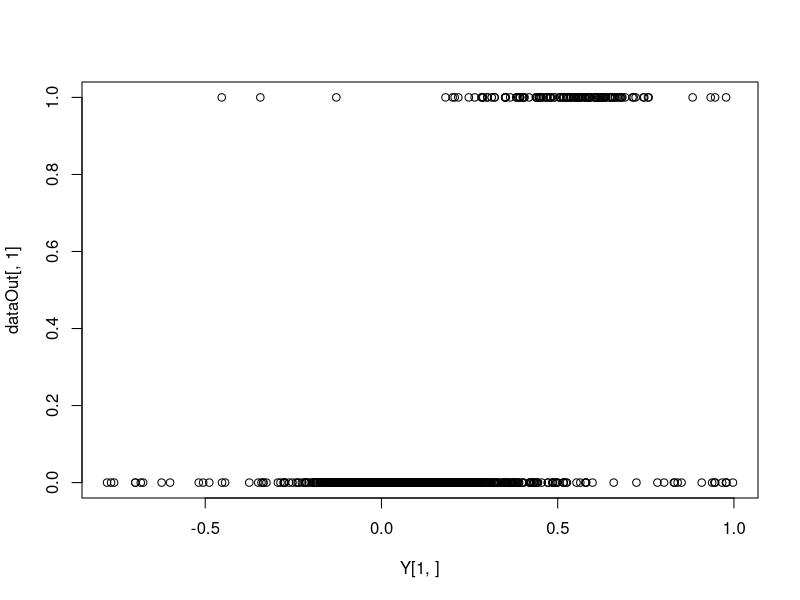
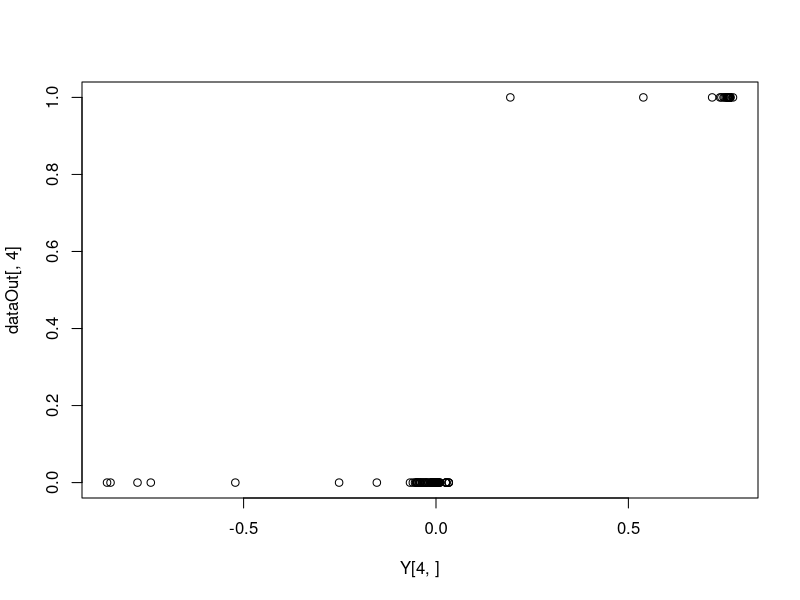
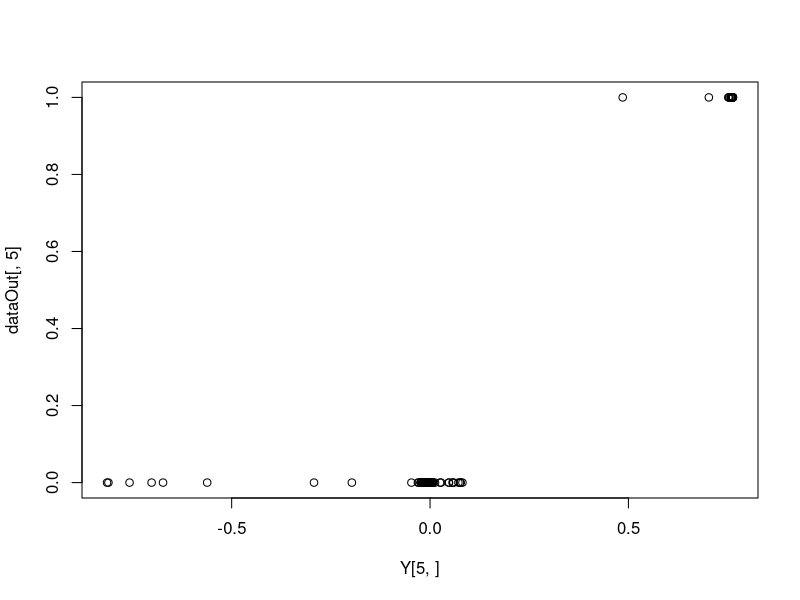
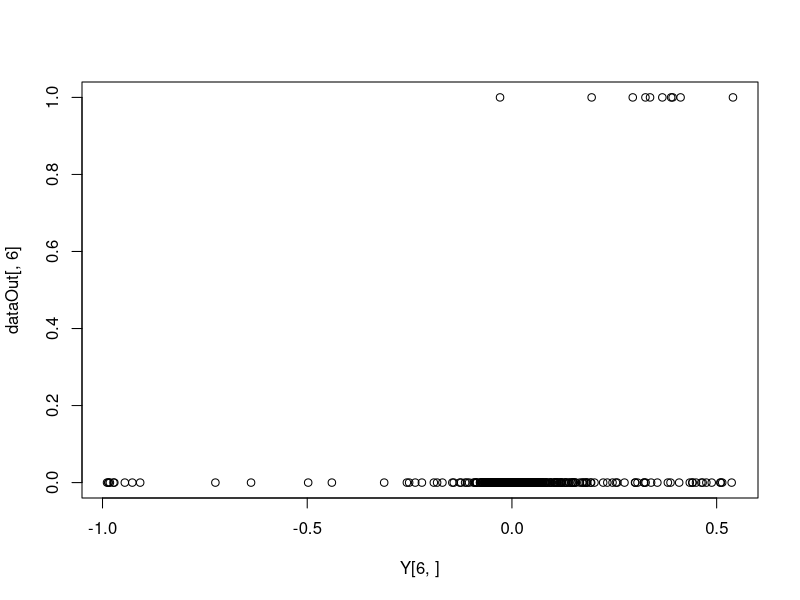

Generate these figures, in order, with R: (Note: this script raises an error after producing the figures.)
### programmed by R. Dale, Jan. 2017
### built from the ESN demonstration code of
# Mantas Lukosevicius 2012, http://minds.jacobs-university.de/mantas

setwd('~/Dropbox/new.projects/multiModal/final-github/emergent-meaning')

seedRand = 100 # one shown in the paper
coefsTAll = c() # coefficients for topic, word, and sound across first 20 PCA components
coefsWAll = c()
coefsSAll = c()

# FOR LOOP FOR 100 SIMULATIONS
#for (seedRand in c(round(runif(100)*1000),100)) { # so that figures reflect seed 100 (in paper)
# 
print(seedRand)
set.seed(seedRand)

data = read.table('data/node_activations.data',sep=',',skip=2)$V1 # uses sentgen output based on logic of convo (topics, words, phonemes)

dataIn = matrix(0,length(data),6)
dataIn[1:length(data)+(data[1:length(data)]-1)*length(data)] = 1
dataOut = dataIn[2:nrow(dataIn),] # it's prediction (then generation), so take one off
dataIn = dataIn[1:(nrow(dataIn)-1),] 

######
# generate the ESN reservoir 
inSize = 6 # 5 "phonemes" and one "end of turn" marker
outSize = 6
resSize = 500
a = 0.3 # leaking rate
l = length(data)-1 # since it's prediction, take one off

Win = matrix(runif(resSize*(1+inSize),-0.5,0.5),resSize) # input to reservoir
W = matrix(runif(resSize*resSize,-0.5,0.5),resSize) # reservoir recurrent connections
rhoW = abs(eigen(W,only.values=TRUE)$values[1]) # singular values of echo state W
W = W * 1.25 / rhoW # set spectral radius of 1 to ensure ES property (Jaeger, 2007)

X = matrix(0,1+inSize+resSize,l) # collect activations on reservoir + input + "on" state
Yt = dataOut[1:l,] # desired output

# run the reservoir with the data and collect X
x = rep(0,resSize)
for (t in 1:(l-1)){
  u = t(dataIn[t,])
  x = (1-a)*x + a*tanh( Win %*% c(1,u) + W %*% x )
  X[,t] = c(1,u,x)
}

# train the output
reg = 1e-8  # regularization coefficient
X_T = t(X)
Wout = t(Yt) %*% X_T %*% solve( X %*% X_T + reg*diag(1+inSize+resSize) )

# let's see how it does
Y = matrix(0,outSize,l)
for (t in 1:l){
  u = dataIn[t,]  
  x = (1-a)*x + a*tanh( Win %*% c(1,u) + W %*% x)
  y = tanh(Wout %*% c(1,u,x))
  Y[,t] = y
}

plot(Y[1,],dataOut[,1]) # predicting topic 1 only phoneme
plot(Y[4,],dataOut[,4]) # consistent phoneme (both topics)
plot(Y[5,],dataOut[,5]) # predicting topic 2 only phoneme
plot(Y[6,],dataOut[,6]) # predicting final word; should be hardest

###
### let's get the well-known test set, going from t1 to t2
data = read.table('data/node_activations_test.data',sep=',',skip=2) # uses sentgen output based on logic of convo (topics, words, phonemes)
words = data$V3 # see data file
topics = data$V2

data = data$V1

dataIn = matrix(0,length(data),6)
dataIn[1:length(data)+(data[1:length(data)]-1)*length(data)] = 1
dataOut = dataIn[2:nrow(dataIn),] # it's prediction (then generation), so take one off
dataIn = dataIn[1:(nrow(dataIn)-1),] 
l = dim(dataIn)[1]

# let's see how it moves between "topic spaces"
Y = matrix(0,outSize,l)
xs = c()
for (t in 1:l){
  u = dataIn[t,]  
  x = (1-a)*x + a*tanh( Win %*% c(1,u) + W %*% x)
  xs = cbind(xs,x)
  y = tanh(Wout %*% c(1,u,x))
  Y[,t] = y
}

xsp = prcomp(t(xs)) # find components in activation space used to separate solutions

# find best predicting components for TOPIC
rsqs = c()
for (i in 1:min(resSize,l)) {
  rsqs = c(rsqs,summary(lm(topics[2:(l+1)]==1~xsp$x[,i]))$r.squared)
}
d1 = sort(rsqs,index=T,decreasing=T)$ix[1]
d2 = sort(rsqs,index=T,decreasing=T)$ix[2]

convLabels = c("a","b")
labSeq = convLabels[topics]

#pdf(file="figures/convo_topic_transitions.pdf",height=6,width=5)
plotDat = xsp$x
plot(plotDat[,d1],plotDat[,d2],type='b',pch=dataOut+1,col='gray',main='Topic-Predictive Components',
     xlab=paste('Principal Component',d1),ylab=paste('Principal Component',d2))
points(plotDat[1,d1],plotDat[1,d2],type='p',cex=1.5,pch=15,col='green')
points(plotDat[l,d1],plotDat[l,d2],type='p',cex=1.5,pch=15,col='red')
choiceIxes = seq(from=cycleTime,to=nrow(plotDat),by=cycleTime)
text(plotDat[,d1],plotDat[,d2],lab=labSeq[2:(l+1)],cex=1)
#dev.off()
td1 = d1 # save for later

# find the best components for WORD 1 vs. 2&3
rsqs = c()
for (i in 1:min(resSize,l)) {
  rsqs = c(rsqs,summary(lm(words[2:(l+1)]==1~xsp$x[,i]))$r.squared)
}
d1 = sort(rsqs,index=T,decreasing=T)$ix[1]
d2 = sort(rsqs,index=T,decreasing=T)$ix[2]

plotDat = xsp$x
plot(plotDat[,d1],plotDat[,d2],type='b',pch=13,cex=.5,col='gray',
     xlab=paste('Principal Component',d1),ylab=paste('Principal Component',d2))
points(plotDat[1,d1],plotDat[1,d2],type='p',cex=1.5,pch=15,col='green')
choiceIxes = seq(from=cycleTime,to=nrow(plotDat),by=cycleTime)
text(plotDat[,d1],plotDat[,d2],lab=words[2:(l+1)],cex=1)
if (d1==td1) {
  wd1 = d2
} else {
  wd1 = d1
}

convLabels = c("i","ii","iii")
labSeq = convLabels[words]

#pdf(file="figures/convo_word_and_topic_transitions.pdf",height=6,width=5)
plotDat = xsp$x
plot(plotDat[,td1],plotDat[,wd1],type='b',pch=13,cex=.5,col='gray',main='Topic x Word Component',
     xlab=paste('Topic Principal Component',td1),ylab=paste('Word Principal Component',wd1))
points(plotDat[1,td1],plotDat[1,wd1],type='p',cex=1.5,pch=15,col='green')
points(plotDat[l,td1],plotDat[l,wd1],type='p',cex=1.5,pch=15,col='red')
choiceIxes = seq(from=cycleTime,to=nrow(plotDat),by=cycleTime)
text(plotDat[,td1],plotDat[,wd1],lab=labSeq[2:(l+1)],cex=1)
#dev.off()

coefsT = c() # coefficients for topic, word, and sound across first 20 PCA components
coefsW = c()
coefsS = c()
for (i in 1:20) {
  # predict then get factor coefficient
  coefsT = c(coefsT,summary(lm(plotDat[,i]~as.factor(topics[2:(l+1)])))$r.sq)
  coefsW = c(coefsW,summary(lm(plotDat[,i]~as.factor(words[2:(l+1)])))$r.sq)
  coefsS = c(coefsS,summary(lm(plotDat[,i]~as.factor(data[2:(l+1)])))$r.sq)
}
# plot 'em together
#pdf(file="figures/pcs_by_predictors.pdf",height=6,width=5)
plot(abs(coefsT),lwd=3,col='gray',type='o',xlab='Principal Component',ylab='R-Squared')
#text(4,2,'topics',col='gray',cex=1.5)
points(abs(coefsW),lwd=3,col=rgb(.5,.5,.5),type='o')
#text(5.2,1.2,'words',col=rgb(.5,.5,.5),cex=1.5)
points(abs(coefsS),lwd=3,col='black',type='o')
#text(10,.4,'sounds',col='black',cex=1.5)
#dev.off()

coefsTAll = rbind(coefsTAll,coefsT)
coefsWAll = rbind(coefsWAll,coefsW)
coefsSAll = rbind(coefsSAll,coefsS)

# FOR LOOP FOR 100 SIMULATIONS
#} # for the seed for loop; comment if doing one seed

# FOR LOOP FOR 100 SIMULATIONS
# if running seed loop, let's do all
#pdf(file="figures/pcs_by_predictors_ALL.pdf",height=6,width=5)
#plot(colMeans(coefsTAll),lwd=3,col='gray',type='o',xlab='Principal Component',ylab='R-Squared')
#text(4,2,'topics',col='gray',cex=1.5)
#points(colMeans(coefsWAll),lwd=3,col=rgb(.5,.5,.5),type='o')
#text(5.2,1.2,'words',col=rgb(.5,.5,.5),cex=1.5)
#points(colMeans(coefsSAll),lwd=3,col='black',type='o')
#text(10,.4,'sounds',col='black',cex=1.5)
#dev.off()

# FOR LOOP FOR 100 SIMULATIONS
#pdf(file="figures/pcs_by_predictors_ALL.pdf",height=4,width=8)
# par(mfrow=c(1,3))
# for (i in 1:100) {
#   if (i==1) {
#     plot(coefsTAll[i,],col='gray',xlab='Principal Component',ylab='R-Squared',main='Topics',ylim=c(0,.8))
#   } else {
#     points(coefsTAll[i,],col='gray')
#   }  
# }
# for (i in 1:100) {
#   if (i==1) {
#     plot(coefsWAll[i,],col=rgb(.5,.5,.5),xlab='Principal Component',ylab='R-Squared',main='Words',ylim=c(0,.8))
#   } else {
#     points(coefsWAll[i,],col=rgb(.5,.5,.5))
#   }  
# }
# for (i in 1:100) {
#   if (i==1) {
#     plot(coefsSAll[i,],col='black',xlab='Principal Component',ylab='R-Squared',main='Sounds',ylim=c(0,.8))
#   } else {
#     points(coefsSAll[i,],col='black')
#   }  
# }
#dev.off()




